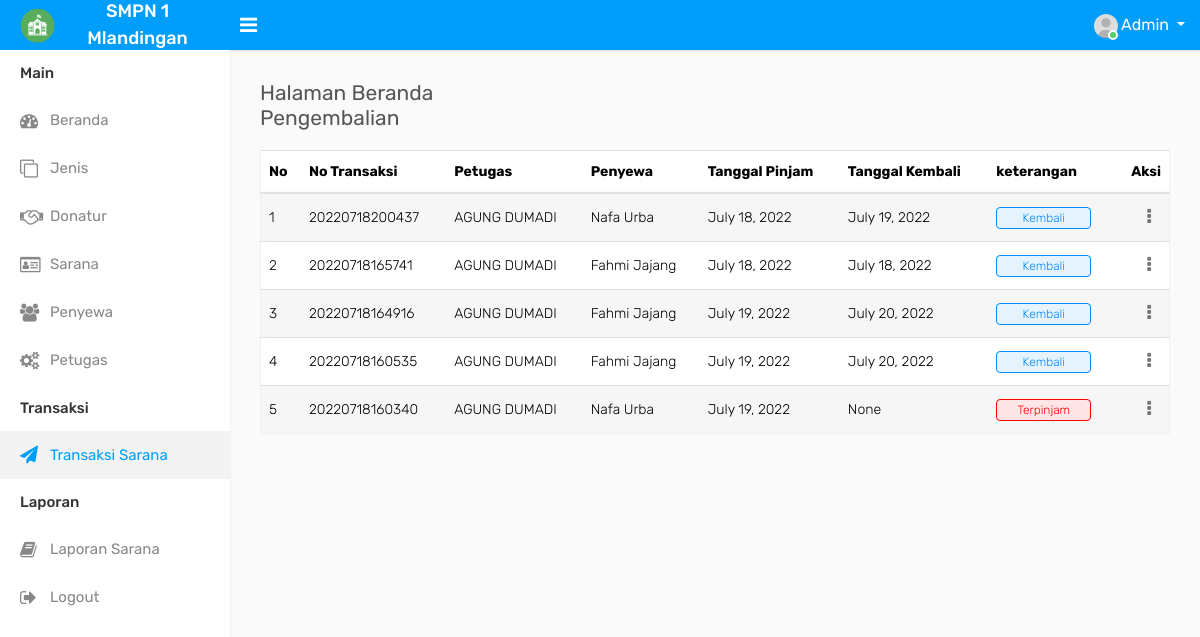
Page /administrator/transaksiadmin-pengembalian (signed in) on the committed database.
### administrator/models.py (models this page shows, shortened)
class Transaksi(models.Model):
    KETERANGAN=(
        ('Terpinjam' , 'Terpinjam'),
        ('Kembali' , 'Kembali'),
    )
    penyewa = models.ForeignKey(Penyewa,  null=True, blank=False, on_delete=models.SET_NULL)
    petugas = models.ForeignKey(Petugas,  null=True, blank=False, on_delete=models.SET_NULL)
    id_transaksi = models.CharField(max_length=200, blank=True, null=True)
    tanggal_pinjam = models.DateField(null=True, blank=False)
    tanggal_kembali = models.DateField(null=True, blank=True)
    keterangan = models.CharField(max_length=200, blank=True, null=True, choices=KETERANGAN)
    date_created= models.DateTimeField(auto_now_add=True, null=True)
    class Meta:
        verbose_name_plural ="Transaksi"

class Petugas(models.Model):
    user = models.OneToOneField(User, null=True, on_delete=models.CASCADE)
    nama = models.CharField(max_length=200, blank=False, null=True)
    wa = models.CharField(max_length=200, blank=False, null=True,verbose_name="No Whatsapp")
    alamat = RichTextField(blank=True, null=True)
    email = models.EmailField(max_length=200, blank=False, null=True)
    date_created= models.DateTimeField(auto_now_add=True, null=True)
    class Meta:
        verbose_name_plural ="Data Petugas"

class Penyewa(models.Model):
    nama_penyewa = models.CharField(max_length=200, blank=False, null=True)
    alamat_penyewa = RichTextField(blank=True, null=True)
    no_telp = models.CharField(max_length=100, blank=False, null=True)
    class Meta:
        verbose_name_plural ="Data Penyewa"

### petugas/decorators.py (the view)
        def perubahan_halaman(request, *args, **kwargs):
            group = None
            if request.user.groups.exists():
                group = request.user.groups.all()[0].name
            if group in yang_diizinkan :
                return fungsi_awal(request, *args, **kwargs)
            else:
                return HttpResponse('<h2><center>Anda Tidak Dijikankan Ke Tampilan ini</center></h2>')

### administrator/views.py (called while the page is built)
@login_required(login_url='login_page')
@ijinkan_pengguna(yang_diizinkan=['administrator'])
def transaksiadminpengembalian(request):
    transaksiadmin = Transaksi.objects.order_by('-id')
    context = {
       'judul': 'Halaman Beranda Pengembalian',
        'menu': 'pengembalian',
        'transaksiadmin':transaksiadmin,
    }
    return render(request, 'admin_pengembalian.html', context)

### administrator/templates/admin_pengembalian.html (shortened to what this page needs)
{% extends "baseadmin.html" %}
{% load static %}
{% load crispy_forms_tags %}
{% block content %}
        <div class="page-wrapper">
            <div class="content">
                <div class="row">
                    <div class="col-sm-4 col-3">
                        <h4 class="page-title">{{judul}}</h4>
                    </div>
                </div>
				<div class="row">
					<div class="col-md-12">
						<div class="table-responsive">
							<table class="table table-border table-striped custom-table mb-0">
								<thead>
									<tr>
                                                            <th>No</th>
                                                            <th>No Transaksi</th>
                                                            <th>Petugas</th>
                                                            <th>Penyewa</th>
                                                            <th>Tanggal Pinjam</th>
                                                            <th>Tanggal Kembali</th>
                                                            <th>keterangan</th>
                                                           <th class="text-right">Aksi</th>
									</tr>
								</thead>
								<tbody>
                                {% for row in transaksiadmin %}
                                <tr>
											<td>{{ forloop.counter }}</td>
                                            <td>{{row.id_transaksi}}</td>
                                            <td>{{row.petugas.nama}}</td>
                                            <td>{{row.penyewa.nama_penyewa}}</td>
                                            <td>{{row.tanggal_pinjam}}</td>
                                            <td>{{row.tanggal_kembali}}</td>
                                            <td>
                                            {% if row.keterangan == 'Terpinjam' %}
                                                <span class="custom-badge status-red">Terpinjam</span>
                                            {% else %}
                                               <span class="custom-badge status-blue">Kembali</span>
                                            {% endif %}
                                           </td>
                                            <td class="text-right">
                                                <div class="dropdown dropdown-action">
                                                    <a href="#" class="action-icon dropdown-toggle" data-toggle="dropdown" aria-expanded="false"><i class="fa fa-ellipsis-v"></i></a>
                                                </div>
                                            </td>
									</tr>
                                {% empty %}
                                <tr><td colspan="5" align="center">Data Kosong</td></tr>
                                {% endfor %}
								</tbody>
							</table>
						</div>
                	</div>
                </div>
            </div>
        </div>
{% endblock content  %}

### templates/navbar.html (shortened to what this page needs)
                    <ul>
                     {% for group in user.groups.all  %}
                     {% if group.name == "administrator" %}
                        <li class="menu-title">Main</li>
                        <li class="{% if menu == "beranda" %}active{% endif %}">
                            <a href="{% url 'beranda_admin' %}"><i class="fa fa-dashboard"></i> <span>Beranda</span></a>
                        </li>
                        <li class="{% if menu == "jenis" %}active{% endif %}">
                            <a href="{% url 'jenis_admin' %}"><i class="fa fa-clone"></i> <span>Jenis</span></a>
                        </li>
                        <li class="{% if menu == "donatur" %}active{% endif %}">
                            <a href="{% url 'donatur_admin' %}"><i class="fa fa-handshake-o"></i> <span>Donatur</span></a>
                        </li>
                         <li class="{% if menu == "sarana" %}active{% endif %}">
                            <a href="{% url 'sarana_admin' %}"><i class="fa fa-id-card-o"></i> <span>Sarana</span></a>
                        </li>
                         <li class="{% if menu == "penyewa" %}active{% endif %}">
                            <a href="{% url 'penyewa_admin' %}"><i class="fa fa-users"></i> <span>Penyewa</span></a>
                        </li>
                         <li class="{% if menu == "petugas" %}active{% endif %}">
                            <a href="{% url 'petugas_admin' %}"><i class="fa fa-cogs"></i> <span>Petugas</span></a>
                        </li>
                         <li class="menu-title">Transaksi</li>
                          <li class="{% if menu == "pengembalian" %}active{% endif %}">
                            <a href="{% url 'transaksiadminpengembalian' %}"><i class="fa fa-send"></i> <span>Transaksi Sarana</span></a>
                        </li>
                         <li class="menu-title">Laporan</li>
                          <li class="{% if menu == "laporan" %}active{% endif %}">
                            <a href="{% url 'transaksilaporan' %}"><i class="fa fa-book"></i> <span>Laporan Sarana</span></a>
                        </li>
                          <li class="">
                            <a href="{% url 'logout' %}"><i class="fa fa-sign-out"></i> <span>Logout</span></a>
                        </li>
                        {% endif %}
                    {% endfor %}
                    </ul>

### rows in the picture
Transaksi: id_transaksi "20220718200437", petugas.nama "AGUNG DUMADI", penyewa.nama_penyewa "Nafa Urba", tanggal_pinjam "July 18, 2022", tanggal_kembali "July 19, 2022", keterangan "Kembali"
Transaksi: id_transaksi "20220718165741", petugas.nama "AGUNG DUMADI", penyewa.nama_penyewa "Fahmi Jajang", tanggal_pinjam "July 18, 2022", tanggal_kembali "July 18, 2022", keterangan "Kembali"
Transaksi: id_transaksi "20220718164916", petugas.nama "AGUNG DUMADI", penyewa.nama_penyewa "Fahmi Jajang", tanggal_pinjam "July 19, 2022", tanggal_kembali "July 20, 2022", keterangan "Kembali"
Transaksi: id_transaksi "20220718160535", petugas.nama "AGUNG DUMADI", penyewa.nama_penyewa "Fahmi Jajang", tanggal_pinjam "July 19, 2022", tanggal_kembali "July 20, 2022", keterangan "Kembali"
Transaksi: id_transaksi "20220718160340", petugas.nama "AGUNG DUMADI", penyewa.nama_penyewa "Nafa Urba", tanggal_pinjam "July 19, 2022", tanggal_kembali "None", keterangan "Terpinjam"

### other values in the picture
{{ judul }} "Halaman Beranda Pengembalian"
